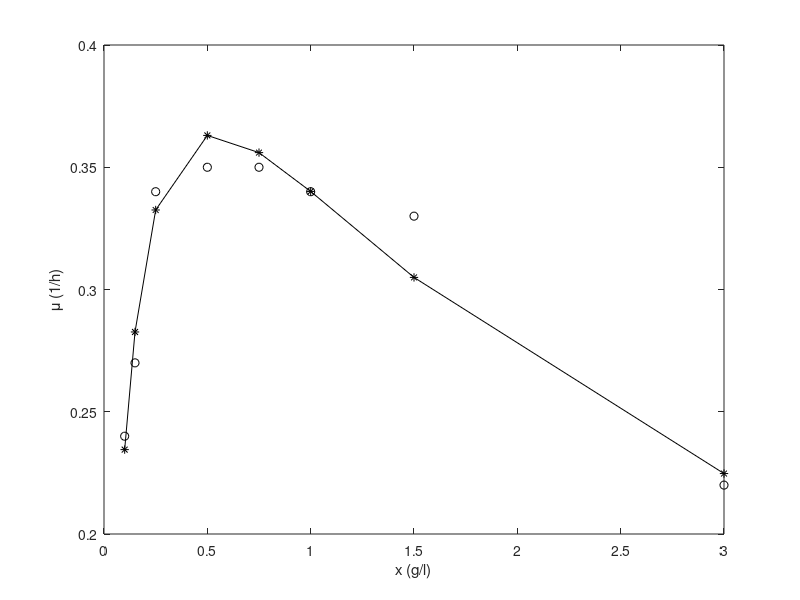

MATLAB code to generate this figure: (Note: this script raises an error after producing the figure.)
function problema_5b
% Para ser utilizado con el texto H. Jorquera y C. Gelmi "Métodos Numéricos
% Aplicados a Ingeniería: Casos de estudio en Ingeniería de Procesos usando
% MATLAB", Ediciones UC, 2014.
%
% Última revisión: 11/05/2014.

% Datos experimentales
x = [0.10 0.15 0.25 0.50 0.75 1.00 1.50 3.00]';
mu = [0.24 0.27 0.34 0.35 0.35 0.34 0.33 0.22]';

% Resolución del modelo lineal
Y = 1./mu;
fi = [x 1./x ones(8,1)];
theta = fi\Y; % = (fi'*fi)^-1*fi'*Y
disp('- Método usando el modelo lineal:')
mu_max = 1/theta(3,1)
k1 = mu_max*theta(1,1)
km = mu_max*theta(2,1)

% Grafica resultados
model1 = 1./(theta(1,1)*x+theta(2,1)./x+theta(3,1));
plot(x,mu,'ko',x,model1,'k*-')
xlabel('x (g/l)')
ylabel('\mu (1/h)')

% Suma error cuadrático
error = sumsqr(mu-model1)

% Método usando la función lsqcurvefit
[param resnorm] = lsqcurvefit(@modelo,[1 1 1], x, mu);
disp('- Método usando la función lsqcurvefit:')
mu_max = param(1)
km = param(2)
kl = param(3)

%%%%%%%%%%%%%%%%%%%%%%%%%%%%%%%%%%
function F = modelo(param,xdata)
F = (param(1)*xdata)./(param(2)+xdata+param(3)*xdata.^2);
